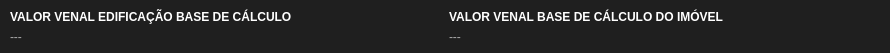
   <widget class="QWidget" name="widgetDadosValorVenal_3" native="true">
    <property name="geometry">
     <rect>
      <x>0</x>
      <y>439</y>
      <width>890</width>
      <height>53</height>
     </rect>
    </property>
    <property name="styleSheet">
     <string notr="true">background-color: #1f1f1f;
border-radius: 4px;</string>
    </property>
    <widget class="QWidget" name="horizontalLayoutWidget_32">
     <property name="geometry">
      <rect>
       <x>10</x>
       <y>6</y>
       <width>871</width>
       <height>41</height>
      </rect>
     </property>
     <layout class="QHBoxLayout" name="horizontalLayout_32" stretch="0,0">
      <item>
       <layout class="QVBoxLayout" name="verticalLayout_120">
        <property name="spacing">
         <number>0</number>
        </property>
        <item>
         <widget class="QLabel" name="label_69">
          <property name="sizePolicy">
           <sizepolicy hsizetype="Expanding" vsizetype="Preferred">
            <horstretch>0</horstretch>
            <verstretch>0</verstretch>
           </sizepolicy>
          </property>
          <property name="maximumSize">
           <size>
            <width>16777215</width>
            <height>16777215</height>
           </size>
          </property>
          <property name="styleSheet">
           <string notr="true">font-weight: bold;
color: white;</string>
          </property>
          <property name="text">
           <string>VALOR VENAL EDIFICAÇÃO BASE DE CÁLCULO</string>
          </property>
         </widget>
        </item>
        <item>
         <widget class="QLabel" name="labelValorVenalEdificacaoBaseDeCalculoFalta">
          <property name="sizePolicy">
           <sizepolicy hsizetype="Expanding" vsizetype="Preferred">
            <horstretch>0</horstretch>
            <verstretch>0</verstretch>
           </sizepolicy>
          </property>
          <property name="maximumSize">
           <size>
            <width>16777215</width>
            <height>16777215</height>
           </size>
          </property>
          <property name="styleSheet">
           <string notr="true">color: #aaa;</string>
          </property>
          <property name="text">
           <string>---</string>
          </property>
         </widget>
        </item>
       </layout>
      </item>
      <item>
       <layout class="QVBoxLayout" name="verticalLayout_172">
        <property name="spacing">
         <number>0</number>
        </property>
        <item>
         <widget class="QLabel" name="label_70">
          <property name="sizePolicy">
           <sizepolicy hsizetype="Expanding" vsizetype="Preferred">
            <horstretch>0</horstretch>
            <verstretch>0</verstretch>
           </sizepolicy>
          </property>
          <property name="maximumSize">
           <size>
            <width>16777215</width>
            <height>16777215</height>
           </size>
          </property>
          <property name="styleSheet">
           <string notr="true">font-weight: bold;
color: white;</string>
          </property>
          <property name="text">
           <string>VALOR VENAL BASE DE CÁLCULO DO IMÓVEL</string>
          </property>
         </widget>
        </item>
        <item>
         <widget class="QLabel" name="labelValorVenalBaseDeCalculoDoImovelFalta">
          <property name="sizePolicy">
           <sizepolicy hsizetype="Expanding" vsizetype="Preferred">
            <horstretch>0</horstretch>
            <verstretch>0</verstretch>
           </sizepolicy>
          </property>
          <property name="maximumSize">
           <size>
            <width>16777215</width>
            <height>16777215</height>
           </size>
          </property>
          <property name="styleSheet">
           <string notr="true">color: #aaa;</string>
          </property>
          <property name="text">
           <string>---</string>
          </property>
         </widget>
        </item>
       </layout>
      </item>
     </layout>
    </widget>
   </widget>
